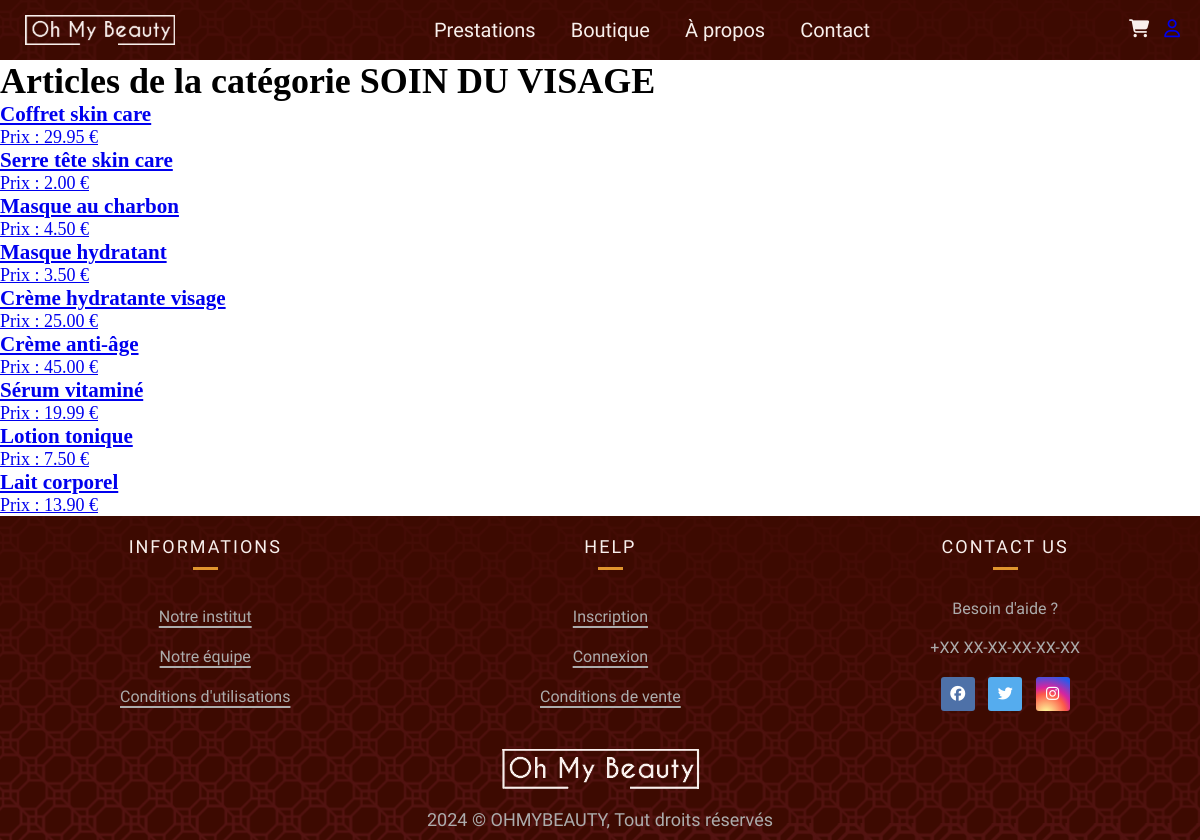
Page /index.php?action=voirArticlesParCategorie&id_categorie=3 on the earlier database version.
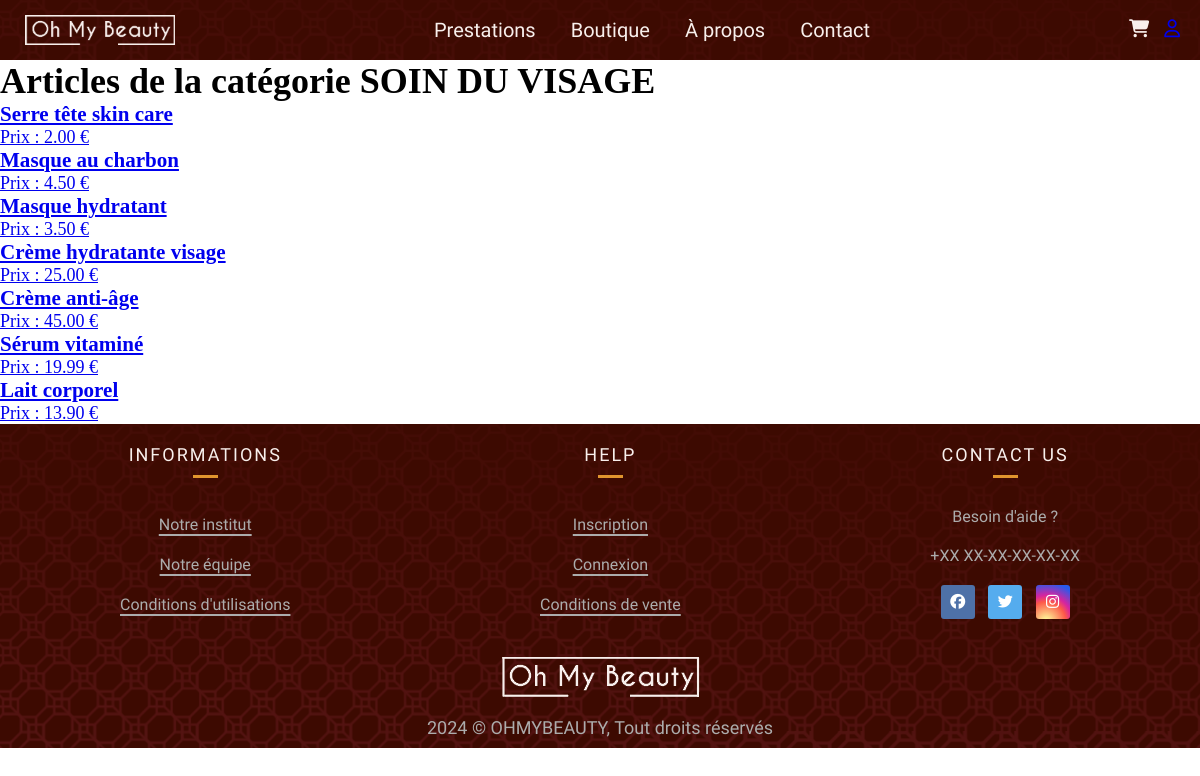
Same page on the later database version.
### tables this page shows
CREATE TABLE IF NOT EXISTS `categorie` (
  `id_categorie` int NOT NULL AUTO_INCREMENT,
  `designation` varchar(50) NOT NULL,
  PRIMARY KEY (`id_categorie`)
);

CREATE TABLE IF NOT EXISTS `produit` (
  `id_produit` int NOT NULL AUTO_INCREMENT,
  `designation` varchar(50) NOT NULL,
  `prix` decimal(15,2) NOT NULL,
  `image` varchar(255) DEFAULT NULL,
  `description` varchar(500) DEFAULT NULL,
  `id_categorie` int NOT NULL,
  PRIMARY KEY (`id_produit`),
  KEY `id_categorie` (`id_categorie`),
  CONSTRAINT `produit_ibfk_1` FOREIGN KEY (`id_categorie`) REFERENCES `categorie` (`id_categorie`)
);

### app/Connect.php (called while the page is built, shortened)
<?php
abstract class Connect {
    public static function seConnecter(){
        try {
            return new \PDO(
                "mysql:host=".self::HOST.";dbname=".self::DB.";charset=utf8", self::USER, self::PASS);
        } catch (\PDOException $ex) {
            return $ex->getMessage();
        }
    }
}

### model/managers/CategorieManager.php (called while the page is built, shortened)
<?php
class CategorieManager {
    private $db;
    public function __construct() {
        $this->db = Connect::seConnecter();
    }
    public function obtenirNomCategorie($id_categorie) {
        $requete = "
            SELECT designation
            FROM categorie
            WHERE id_categorie = :id_categorie
        ";
        $stmt = $this->db->prepare($requete);
        $stmt->bindParam(':id_categorie', $id_categorie, \PDO::PARAM_INT);
        $stmt->execute();
        return $stmt->fetchColumn();
    }
}

### model/managers/ProduitManager.php (called while the page is built, shortened)
<?php
class ProduitManager {
    private $db;
    public function __construct() {
        $this->db = Connect::seConnecter();
    }
    public function obtenirArticlesParCategorie($id_categorie) {
        $requete = "
            SELECT id_produit, designation, prix, image
            FROM produit
            WHERE id_categorie = :id_categorie
        ";
        $stmt = $this->db->prepare($requete);
        $stmt->bindParam(':id_categorie', $id_categorie, \PDO::PARAM_INT);
        $stmt->execute();
        return $stmt->fetchAll();
    }
}

### view/vueArticlesCategorie.php (the view, shortened to what this page needs)
<h1>Articles de la catégorie <?= htmlspecialchars($categorieNom); ?></h1>
<div class="articles-container">
    <?php foreach ($articles as $article) { ?>
        <div class="article">
            <a href="index.php?action=voirArticle&id_article=<?= $article['id_produit']; ?>">
                <h3><?= htmlspecialchars($article['designation']); ?></h3>
                <p>Prix : <?= $article['prix']; ?> €</p>
            </a>
        </div>
    <?php } ?>
</div>
<?php
$contenu = ob_get_clean();
require "template.php";
?>

### index.php (shortened to what this page needs)
<?php
$ctrlAccueil = new AccueilController();
$ctrlBoutique = new BoutiqueController();
if(isset($_GET["action"])){
    switch ($_GET["action"]) {
        case "voirArticlesParCategorie": $ctrlBoutique->voirArticlesParCategorie(); break;
        }
} else {
    $ctrlAccueil->afficherHome();
}

### controller/BoutiqueController.php (shortened to what this page needs)
<?php
class BoutiqueController {
    private $categorieManager;
    private $produitManager;
    public function __construct() {
        $this->categorieManager = new CategorieManager();
        $this->produitManager = new ProduitManager();
    }
    public function voirArticlesParCategorie() {
        if (isset($_GET['id_categorie'])) {
            $id_categorie = $_GET['id_categorie'];
            $articles = $this->produitManager->obtenirArticlesParCategorie($id_categorie);
            $categorieNom = $this->categorieManager->obtenirNomCategorie($id_categorie);
            require 'view/vueArticlesCategorie.php';
        } else {
            header('Location: index.php?action=categorie');
        }
    }
}

### view/template.php (shortened to what this page needs)
<!DOCTYPE html>
<html lang="fr">
<head>
    <link rel="stylesheet" type="text/css" href="./public/css/style.css?<?php echo time(); ?>" />
    <link rel="stylesheet" href="https://cdnjs.cloudflare.com/ajax/libs/font-awesome/4.7.0/css/font-awesome.min.css">
</head>
<body>
    <header>
        <a href="index.php?action=home" class="logoNav"><img src="./public/img/logo_header.png"  alt="image logo Oh My Beauty"></a>
        <nav id="myLinks">
            <a href="index.php?action=prestations">Prestations</a>
            <a href="index.php?action=categorie">Boutique</a>
            <a href="index.php?action=aPropos">À propos</a>
            <a href="index.php?action=contact">Contact</a>
        </nav>
        <div class="header-cart-toggle">
            <button id="toggleCartBtn">
                <i class="fa-solid fa-cart-shopping fa-l"></i>
            </button>
        </div>
        <div class="user">
            <a href="#"><i class="fa-regular fa-user fa-l"></i></a>
        </div>
    </header>
    <main>
        <div id="contenu">
            <?= $contenu ?>
        </div>
    </main>
    <footer class="section bg-footer">
        <div class="container">
            <div>
            <h6 class="footer-heading text-uppercase text-white">Informations</h6>
            <ul class="footer-link mt-4">
                <li><a href="#!">Notre institut</a></li>
                <li><a href="#!">Notre équipe</a></li>
                <li><a href="#!">Conditions d'utilisations</a></li>
            </ul>
            </div>
            <div>
            <h6 class="footer-heading text-uppercase text-white">Help</h6>
            <ul class="footer-link mt-4">
                <li><a href="#!">Inscription</a></li>
                <li><a href="#!">Connexion</a></li>
                <li><a href="#!">Conditions de vente</a></li>
            </ul>
            </div>
            <div class="footer-link">
            <h6 class="footer-heading text-uppercase text-white">Contact us</h6>
            <p class="contact-info mt-4">Besoin d'aide ?</p>
            <p class="contact-info">+XX XX-XX-XX-XX-XX</p>
            <div>
                <ul class="list-inline">
                <li class="list-inline-item"><a href="#!"><i class="fab facebook footer-social-icon fa-facebook-f"></i></a></li>
                <li class="list-inline-item"><a href="#!"><i class="fab twitter footer-social-icon fa-twitter"></i></a></li>
                <li class="list-inline-item"><a href="#!"><i class="fab instagram footer-social-icon fa-instagram"></i></a></li>
                </ul>
            </div>
            </div>
        </div>
        <div class="text-center mt-5">
            <img src="./public/img/logo_footer.png" alt="logo ohmybeauty">
            <p class="footer-alt">2024 © OHMYBEAUTY, Tout droits réservés</p>
        </div>
    </footer>
</body>
</html>

### public/css/style.css (style rules this page uses)
:root { --bordeau : #691E22; --or : #D9912B; --crimson : #3D0A01; --bcasse : #FAE3D3; --blanc : #F8EFEC; --rufina : "Rufina", serif;; --oxygen : "Oxygen", sans-serif; }
* { margin: 0; padding: 0; vertical-align: top; box-sizing: border-box; }
html { font-size: 18px; height: 100%; }
header { z-index: 2; display: flex; background-image: url("../img/fond.png"); background-size: cover; top: 0; left: 0; width: 100%; height: 60px; padding: 0; position: sticky; }
.logoNav { margin-left: 25px; margin-top: 15px; }
.logoNav img { height: 30px; }
nav { margin-top: 15px; margin: auto; font-size: 20PX; }
nav a { margin-right: 15px; margin-left: 15px; transition: all 0.2s; color: var(--blanc); text-decoration: none; font-family: var(--oxygen); }
.user { margin-top: 20px; margin-right: 20px; color: var(--or); z-index: 1000; }
i { transition: all 0.2s; }
.header-cart-toggle { position: relative; display: inline-block; margin-top: 20px; margin-right: 15px; z-index: 1000; }
.header-cart-toggle i { color: var(--blanc); }
#toggleCartBtn { background: none; border: none; cursor: pointer; font-size: 1em; padding: 0; }
.container { padding-top: 20px; display: flex; justify-content: space-between; max-width: 80%; margin-right: auto; margin-left: auto; }
h6 { margin-top: 0; margin-bottom: 0.5rem; font-weight: 500; line-height: 1.2; font-size: 1rem; }
.text-uppercase { text-transform: uppercase; }
.text-white { color: var(--blanc); }
.text-center { text-align: center; padding-bottom: 0.6rem; }
.mt-4 { margin: 0; margin-top: 1.5rem; }
.bg-footer { background-image: url(../img/fond.png); background-size: cover; font-family: var(--oxygen); width: 100%; bottom: 0; }
.footer-heading { letter-spacing: 2px; display: flex; justify-content: center; }
.list-inline { padding-left: 0; list-style: none; margin-top: 0; margin-bottom: 1rem; }
.contact-info { color: #acacac; font-size: 16px; margin-top: 20px }
.footer-social-icon { font-size: 15px; height: 34px; width: 34px; line-height: 34px; border-radius: 3px; text-align: center; padding-top: 9px; margin-top: 20px }
.facebook { transition: transform 1s ease 0s; background-color: #4e71a8; color: #ffffff; }
.twitter { transition: transform 1s ease 0s; background-color: #55acee; color: #ffffff; }
.instagram { transition: transform 1s ease 0s; background: radial-gradient(circle at 30% 107%, #fdf497 0%, #fdf497 5%, #fd5949 45%,#d6249f 60%,#285AEB 90%); color: #ffffff; }
footer img { display: block; margin-left: auto; margin-right: auto; height: auto; padding-top: 20px; padding-bottom: 20px; }
.footer-alt { color: #acacac; }

Differences in the rows shown:
removed produit: designation "Coffret skin care", prix "29.95"
removed produit: designation "Lotion tonique", prix "7.50"
